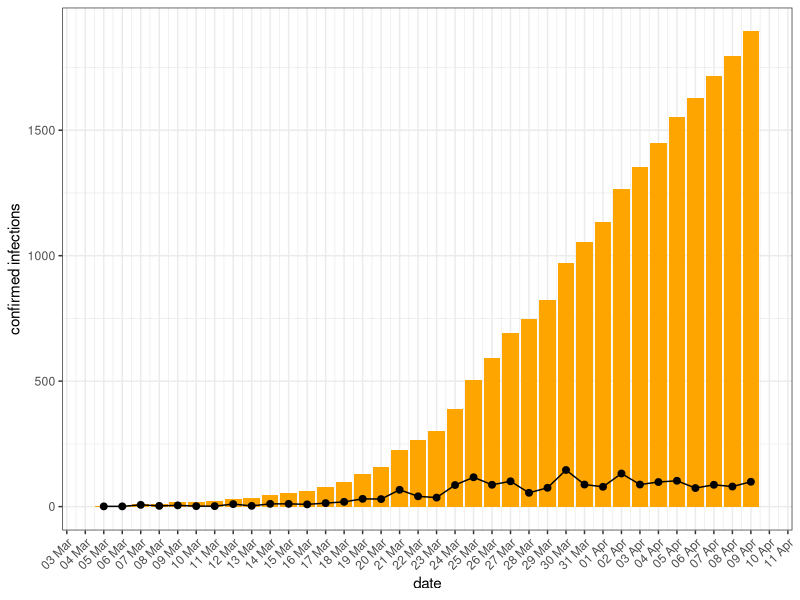

Write the R code that produced this figure. (Note: this script raises an error after producing the figure.)
## ---- chunk 1
knitr::opts_chunk$set(echo = TRUE)
## ---- chunk 2
suppressMessages(library(ggplot2))
suppressMessages(library(dplyr))
suppressMessages(library(readr))
suppressMessages(library(lubridate))
library(tidyr)
library(tibble)
covid19_arg<-read_delim("COVID19_ARG.tsv",delim ='\t')
## ---- chunk 3
names(covid19_arg)
## ---- chunk 4
covid19_arg<-read_delim("COVID19_ARG.tsv",delim ='\t')
## ---- chunk 5
covid19_arg<-covid19_arg %>% mutate(date=mdy(date))
covid19_arg %>% ggplot()+
  geom_col(aes(x=date,y=total_cases),fill='orange')+
  geom_line(aes(x=date,y=new_cases),fill='green')+
  geom_point(aes(x=date,y=new_cases),fill='green',size=2)+
    ylab("confirmed infections")+
  theme_bw()+
    scale_x_date(date_breaks = "1 day", date_labels = "%d %b")+
  theme(axis.text.x = element_text(angle = 45, hjust = 1))+
  ggsave("images/total.png",height = 2,width = 6)
## ---- chunk 6
covid19_arg %>% ggplot()+
  geom_col(aes(x=date,y=total_deaths),fill='red')+
  geom_line(aes(x=date,y=new_deaths),fill='green')+
  geom_point(aes(x=date,y=new_deaths),fill='green',size=2)+
    ylab("confirmed deaths")+
  scale_x_date(date_breaks = "1 day", date_labels = "%d %b")+
  theme_bw()+
  theme(axis.text.x = element_text(angle = 45, hjust = 1))+
  ggsave("images/totaldeaths.png",height = 2,width =6)
## ---- chunk 7

covid19_arg[,c(12:27)] %>% replace(is.na(.), 0) %>% tibble::add_column(date=covid19_arg$date) %>%
  pivot_longer(-date,names_to = "Province", values_to = "total") %>% group_by(Province) %>% summarise(total_cases=sum(total)) %>% arrange((total_cases)) %>%
   ggplot()+
  geom_col(aes(x=Province,y=total_cases),fill='orange')+
    ylab("confirmed infections")+
  #scale_x_date(date_breaks = "1 day", date_labels = "%d %b")+
  theme_bw()+
  theme(axis.text.x = element_text(angle = 45, hjust = 1))+
  ggsave("images/deathsperprovinces.png",height = 2,width =6)
## ---- chunk 8
covid19_arg[,c(12:27)] %>% replace(is.na(.), 0) %>% tibble::add_column(date=covid19_arg$date) %>%
  pivot_longer(-date,names_to = "Province", values_to = "total") %>% filter( Province %in% c("CABA","Buenos Aires","Córdoba")) %>% 
ggplot()+
  geom_line(aes(x=date,y=total,color=Province))+
  geom_point(aes(x=date,y=total,color=Province),size=2)+
  #geom_line(aes(x=date,y=total))+
  ylab("new infections per day")+
   scale_x_date(date_breaks = "1 day", date_labels = "%d %b")+
  theme_bw()+
  theme(axis.text.x = element_text(angle = 45, hjust = 1))+
  ggsave("images/totalprovinces.png",height = 2,width =6)
## ---- chunk 9

top_5<-covid19_arg[,c(12:27)] %>% replace(is.na(.), 0) %>% tibble::add_column(date=covid19_arg$date) %>%
  pivot_longer(-date,names_to = "Province", values_to = "total") %>% group_by(Province) %>% summarise(total_cases=sum(total)) %>%  top_n(5) %>% select(Province)

covid19_arg[,c(12:27)] %>% replace(is.na(.), 0) %>% tibble::add_column(date=covid19_arg$date) %>%group_by(date) %>%
  pivot_longer(-date,names_to = "Province", values_to = "new_cases") %>% group_by(Province) %>% mutate(cumulative_cases=cumsum(new_cases)) %>% arrange(desc(cumulative_cases)) %>% filter( Province %in% unlist(as.list(top_5))) %>% 

  ggplot()+
  geom_line(aes(x=date,y=cumulative_cases,color=Province))+
  geom_point(aes(x=date,y=cumulative_cases,color=Province),size=2)+
  #geom_line(aes(x=date,y=total))+
  ylab("cumulative infections per day")+
   scale_x_date(date_breaks = "1 day", date_labels = "%d %b")+
  theme_bw()+
  theme(axis.text.x = element_text(angle = 45, hjust = 1))+
  ggsave("images/cumulativeperprovincestop5.png",height = 2,width =6)


